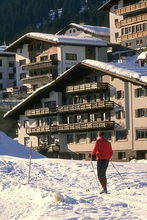
%> input picture optimized_code/skiresort.ppm, 147 x 220 px, shrunk from 320 x 480 before the run
$ octave --eval "content_aware_mrf_inpainting;"   (GNU Octave 9; MATLAB toolbox functions it lacks are replaced by stand-ins)
%> lines starting %> are read from the running program, lines starting %| are printed output that depends on the picture
### optimized_code/textonGenerateContrastNorm.m
function [mapTextons, C, gfull] = textonGenerateContrastNorm(img,fillRegion,nTex,orientationsPerScale)

% ADDME: creating contextual descriptors
% Contextual descriptors characterize spatial content and texture within
% blocks. Texture is extracted using multi-channel filtering. Contextual
% descriptors are implemented as texton histograms.

sz = [size(img,1) size(img,2)];
Nfilters = sum(orientationsPerScale);
border = 32;
szPadded = sz + [2*border 2*border];

G = createGabor(orientationsPerScale, szPadded);

imgMirror = padarray(img, [border border], 'symmetric');
gfull = zeros(sz(1), sz(2), Nfilters);
data = zeros(nnz(~fillRegion),Nfilters);
imgProc = single(fft2(rgb2gray(imgMirror)));

%figure
for n = 1:Nfilters
    imgFilt = abs(ifft2(imgProc.*G(:,:,n)));
    g = imgFilt(border+1:szPadded(1)-border,border+1:szPadded(2)-border);
    gfull(:,:,n) = g;
end

gfullL2 = sqrt(sum(gfull.^2,3));
gfullNorm = gfull .* repmat(log10(1 + gfullL2./0.03)./gfullL2, [1 1 Nfilters]);
for n = 1:Nfilters
    g = gfullNorm(:,:,n);
    data(:,n) = g(~fillRegion);
end
%clustering = computing textons
step = floor(size(data,1)/nTex);
initData = data(1:step:nTex*step,:);
[IDX,C] = kmeans(data,nTex,'start',initData, 'MaxIter',1000);
mapTextons = zeros(szPadded(1)-2*border, szPadded(2)-2*border);
mapTextons(~fillRegion) = IDX;
mapTextons = reshape(mapTextons,szPadded(1)-2*border, szPadded(2)-2*border);

### optimized_code/content_aware_mrf_inpainting.m
function content_aware_mrf_inpainting
% ADDME: context-aware global MRF-based inpaintig method
% Image inpainting is an image processing task of filling in the missing
% Region in an image in a visually plausible way. First the user is asked to
% Load an image, which is going to be inpainted and the mask of the image.
% Next step is to employ contextual (textural) descriptors to guide and improve
% The inpainting process. Contextual descriptors are normalized texton histograms
% Computed from Gabor filter responses. Image is divided into regions based on
% The context into blocks of adaptive size. This strategy is called top-down
% Splitting procedure, which is based on contextual descriptors. Inpainting is
% MRF-based.
%
% Based on the following paper:
% Context-aware patch-based image inpainting using Markov random field
% Modeling by Tijana Ruzic and Aleksandra Pizurica Member, IEEE
%
% Code written by PhD Tijana Ruzic
% Code optimized and made more user-friendly by student Mihailo Drljaca

%
% Based on the following paper:
% Context-aware patch-based image inpainting using Markov random field
% modeling by Tijana Ruzic and Aleksandra Pizurica Member, IEEE
%
% Code written by phD Tijana Ruzic
% Code optimized and made more user-friendly by student Mihailo Drljaca

%
% Define variables:
%       img                  - original image
%       fillRegion           - mask of the image i.e.
%                               specifies the region that is going to be inpainted
%       sourceRegion         - complement of fillRegion i.e.
%                               specifies the region that is known and from
%                               where patches are being taken
%       f                    - defining min image block i.e.
%                               width and length are divided by f to get
%                               minimmum width and length of the image block
%       bsmin                - contains min block size
%       nTex                 - number of textons
%                                defind as a number of clusters in which partitions od points in data matrix are stored (kmeans function)
%                                used while calculating contextual descriptors,
%                                while decomposing image into blocks of adaptive size
%                                while calculating histogram for one texture  feature for each block
%       orientationsPerScale - number of orientations over 3 scales
%                               used while calculating contextual descriptors
%       Ts                   - block similarity threshold (decomposing image)
%                               used while decomposing image into blocks of adaptive size
%       Tb                   - block similarity threshold (context aware patch selection)
%                               used while calculating gist matches only for blocks that intersect the target region
%                               while calculating cell array of structures that represent nodes with fields
%                               while calculating Tuncertain
%       nGistMatches         - max number of blocks from where the patches are considerd (max size of constraind source region)
%                               used while calculating gist matches only for blocks that intersect the target region
%       L                    - number of labels kept after pruning
%                               used while keeping track of positions of the possible labels not the actual patches in the source region
%                               i.e. label pruning
%       ITER                 - number of iterations
%                               used while calculating most likely labels for each node in the MRF inpainting algorithm
%       gap                  - determines the patch size as 2*gap+1
%       pot                  - 4-D matrix (nnodes x nneighbours x nlabels x nlabels) containing pairwise potentials
%                               between all pairs of nodes in the network, thus also spatially varying
%       cost                 - label cost
%                               measures the agreement of a node with its labels
%       loc                  - nnodes x nlabels matrix containing local measurements for each node
%       nnodes               - number of nodes in the MRF
%       nlabels              - number of possible labels for each node of a MRF.
%       initMask             - initial mask obtained by maximizing the likelihood loc
%       target1              - original missing region filled with patches
%       nameout              - inpainted image
%       nameout1             - image of filling order, darker regions were inpainted first


%ADDIND PATH TO THE FOLDER WITH IMAGES
img_path = input('Enter the path of the image: ','s');
%> the answer given: skiresort.ppm
addpath(img_path);

%LOADING IMAGE THAT IS GOING TO BE INPAINTED
img = input('Enter the name of the picture with the extention: ','s');
%> the answer given: skiresort.ppm
fillRegion = input('Enter the name of the mask with the extention: ','s');
%> the answer given: skiresort.ppm

img = im2double(imread(img));
fillRegion = im2double(imread(fillRegion));

figure(1);
subplot(1,2,1);
imshow(img);
title('Original image');
subplot(1,2,2);
imshow(fillRegion);
title('Mask of the image');

%DEFINING MINIMUM IMAGE BLOCK
yes_no = 0;
while(yes_no == 0)
    yes_no = input('Use default min block size i.e. f = 8: Y/N ','s');
        if(yes_no == 'y' || yes_no == 'Y')
            f = 8;
        elseif(yes_no == 'n' || yes_no == 'N')
            f = input('Enter the max number of blocks along one side of the image: ');
        else
            yes_no = 0;
        end
end
%> this loop made 1 pass; the answer given on pass 1: y

bsmin = floor(size(fillRegion)./f);
%> bsmin = [27 18 0]
bsmin = [bsmin(1) bsmin(2)];
%> bsmin = [27 18]

img = img(1:bsmin(1)*f,1:bsmin(2)*f,:);                                     %size of the image and the mask is being modified
fillRegion = fillRegion(1:bsmin(1)*f,1:bsmin(2)*f);                         %these sizes are now equal and comprised of integer
sourceRegion = 1-fillRegion;                                                %number od blocks

figure(2);
subplot(1,2,1);
imshow(fillRegion);
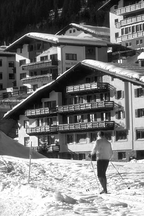
%> displayed picture: size 216x144, on the screen's scale of 0 to 255; min 3, max 255, mean 123.4
title('Fill Region');
subplot(1,2,2);
imshow(sourceRegion);
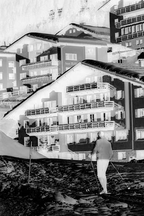
%> displayed picture: size 216x144, on the screen's scale of 0 to 255; min 0, max 252, mean 131.6
title('Source Region');

%DEFINIG PARAMETARS No.1
disp('Default parametars are: ');
disp('nTex = 18');
disp('orientationsPerScale = [6 6 6]');
disp('Ts = 0.15');
disp('Tb = 0.15');
disp('nGistMatches = 10');
yes_no = 0;
while(yes_no == 0)
yes_no = input('Use default parametars: Y/N ','s');
    if(yes_no == 'y' || yes_no == 'Y')
        nTex = 18;
        orientationsPerScale = [6 6 6];
        Ts = 0.15;
        Tb = 0.15;
        nGistMatches = 10;
    elseif(yes_no == 'n' || yes_no == 'N')
        nTex = input('Enter nTex parametar i.e. number of textons: ');
        orientationsPerScale = input('Enter orientationsPerScale parametar as a vector 1x3 i.e. number od orieations over 3 scales : ');
        Ts = input('Enter Ts parametar i.e. block similarity threshold: ');
        Tb = input('Enter Tb parametar i.e. block similarity threshold: ');
        nGistMatches = input('Enter nGistMatches parametar i.e. max size of constraind source region: ');
    else
        yes_no = 0;
    end
end
r = 0.5;

%CALCULATING CONTEXTUAL DESCRIPTORS
disp('Contextual descriptors are being calculated i.e. mapTextons...');
[mapTextons, C, gfull] = textonGenerateContrastNorm ...
    (img,fillRegion,nTex,orientationsPerScale);
%> the run ends on the next line

%DIVISON INTO BLOCKS OF ADAPTIVE SIZE
disp('Image is being decomposed into blocks of adaptive size...');
[allBlocks1,backupBlockPos,blocks] = decomposition_adaptive_blocksize...
    (img,fillRegion,mapTextons,nTex,bsmin,Ts,r);

figure(3);
imshow(blocks);
title('Decomposed image into blocks of adaptive size...');

%COMPUTING HISTOGRAM FOR INE TEXTURE FEATURE FOR EACH BLOCK
disp('computing histogram for one texture feature for each block...');
gstartTexton = textonHistBlock(mapTextons, ~fillRegion, allBlocks1, nTex);

%CALCULATING GIST MATCHES ONLY FOR BLOCKS THAT INTERSECT THE TARGET REGION
disp('Calculate gist matches only for blocks that intersect the target region');
[gmatchesTexton,nbrsTexton,gerrorsTexton] = gist_matches_all_adaptive_blocksize_weighted ...
    (gstartTexton, ~fillRegion, allBlocks1, nGistMatches, Tb);

%DEFINIG PARAMETARS No.2
disp('Default parametars are: ');
disp('L = 10');
disp('ITER = 10');
disp('gap = 6');
yes_no = 0;
while(yes_no == 0)
yes_no = input('Use default parametars: Y/N ','s');
    if(yes_no == 'y' || yes_no == 'Y')
        L = int16(10);
        ITER = 10;
        gap = 6;
    elseif(yes_no == 'n' || yes_no == 'N')
        L = input('Enter L parametar i.e. number of labels kept after pruning: ');
        L = int16(L);
        ITER = input('Enter ITER parametar i.e. number of iterations: ');
        gap = input('Enter gap parametar i.e. determines the patch size as 2*gap+1: ');
    else
        yes_no = 0;
    end
end
Tsim = 9.3707;
Tuncertain = 4.6854 * exp(-2*Tb);

%FINDING LABEL POSITION
disp('Finding label position...');
tic;
labBlock = find_label_pos_per_adaptive_block_overlap(sourceRegion, gap, allBlocks1);
T2 = toc;


%EFFICIENT ENERGY OPTIMIZATION STEP 1
%ASSIGNING PRIORITIES TO MRF NODES
disp('Efficient energy optimization step 1(initialization)...');
tic;
[coordy, coordx, priority, labels, diff, diff_ssd, nrLabelsPerBlock, nodeDblock] = ...
    comp_data_gist_ver4_adaptive_scaled_weighted(img, sourceRegion, labBlock, ...
    gmatchesTexton, Tuncertain, Tb, gap, allBlocks1, gerrorsTexton);
T3 = toc;

%EFFICIENT ENERGY OPTIMIZATION STEP 2
%LABEL PRUNING
disp('Efficient energy optimization step 2(label pruning)...');
tic;
[labelsNew, order, priorityNew] = label_extraction_gist_weighted ...
    (img, sourceRegion, coordy, coordx, priority, diff, diff_ssd, labels, ...
    nrLabelsPerBlock, nodeDblock, L, Tsim, Tuncertain, gap);
T4 = toc;

%COMPUTING PAIRWISE POTENTIAL MATRIX Vjk(xj,xk)
disp('Computing the pairwise potential matrix Vjk(xj,xk)...');
tic;
pot = compute_pot_art(img, coordy, coordx, labelsNew, gap);

%COMPUTING LABEL COST Vi(xi)
disp('Computing the label cost Vi(xi)...');
cost = compute_cost_art(img, sourceRegion, coordy, coordx, labelsNew, gap);
loc = exp(-cost);
[max_value, InitMask] = max(loc,[],2);

%EFFICIENT ENERGY OPTIMIZATION STEP 3
%NEIGBOURHOOD-CONSENSUS MESSAGE PASSING(NCPM)
disp('Efficient energy optimization step 3(neighbourhood-consensus message passing)...');
[beliefs, OutMask, iter] = NCMP(loc, pot, InitMask, coordx, coordy, gap, ITER);
T5 = toc;

%PROCESS ORIGINAL MISSING REGION FILLED WITH PATCHES
disp('Processing original missing region filled with patches...');
target1 = output_art_mincut(OutMask, labelsNew, order, coordy, coordx, img, sourceRegion, gap);

%GIVING THE NAME TO THE INPAINTED IMAGE
img_out_path = input('Enter the path of the out image: ','s');
addpath(img_out_path);
img_out_path = strcat(img_out_path,'/');

nameout = input('Enter the name of the inpainted image with the extention: ','s');
nameout = strcat(img_out_path,nameout);
imwrite(target1,nameout,'bmp');


orderImg = show_order(img,sourceRegion,order,coordx,coordy,gap);
nameout1 = input('Enter the name of the filling order image with the extention: ','s');
nameout1 = strcat(img_out_path,nameout1);
imwrite(uint8(orderImg),nameout1,'bmp');

figure(4);
subplot(1,3,1);
imshow(img);
title('Original image');
subplot(1,3,2);
imshow(nameout);
title('Inpainted image');
subplot(1,3,3);
imshow(nameout1);
title('Filling order');
